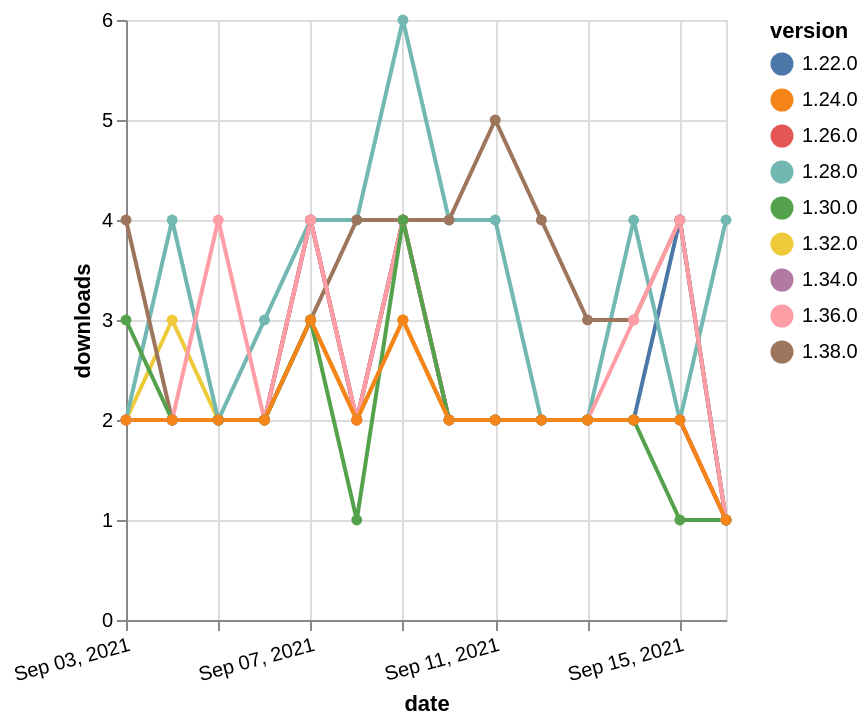

Vega-Lite specification for this chart:
### Vega-Lite specification from a JSON file in a GitHub repository (floating-point values rounded to 4 significant figures)
{"$schema": "https://vega.github.io/schema/vega-lite/v5.json", "description": "A simple bar chart with embedded data.", "data": {"values": [{"date": "2021-09-03", "total": 1016, "delta": 2, "version": "1.34.0"}, {"date": "2021-09-04", "total": 1018, "delta": 2, "version": "1.34.0"}, {"date": "2021-09-05", "total": 1020, "delta": 2, "version": "1.34.0"}, {"date": "2021-09-06", "total": 1022, "delta": 2, "version": "1.34.0"}, {"date": "2021-09-07", "total": 1025, "delta": 3, "version": "1.34.0"}, {"date": "2021-09-08", "total": 1027, "delta": 2, "version": "1.34.0"}, {"date": "2021-09-09", "total": 1030, "delta": 3, "version": "1.34.0"}, {"date": "2021-09-10", "total": 1032, "delta": 2, "version": "1.34.0"}, {"date": "2021-09-11", "total": 1034, "delta": 2, "version": "1.34.0"}, {"date": "2021-09-12", "total": 1036, "delta": 2, "version": "1.34.0"}, {"date": "2021-09-13", "total": 1038, "delta": 2, "version": "1.34.0"}, {"date": "2021-09-14", "total": 1040, "delta": 2, "version": "1.34.0"}, {"date": "2021-09-15", "total": 1042, "delta": 2, "version": "1.34.0"}, {"date": "2021-09-16", "total": 1043, "delta": 1, "version": "1.34.0"}, {"date": "2021-09-03", "total": 1513, "delta": 2, "version": "1.32.0"}, {"date": "2021-09-04", "total": 1516, "delta": 3, "version": "1.32.0"}, {"date": "2021-09-05", "total": 1518, "delta": 2, "version": "1.32.0"}, {"date": "2021-09-06", "total": 1520, "delta": 2, "version": "1.32.0"}, {"date": "2021-09-07", "total": 1523, "delta": 3, "version": "1.32.0"}, {"date": "2021-09-08", "total": 1525, "delta": 2, "version": "1.32.0"}, {"date": "2021-09-09", "total": 1528, "delta": 3, "version": "1.32.0"}, {"date": "2021-09-10", "total": 1530, "delta": 2, "version": "1.32.0"}, {"date": "2021-09-11", "total": 1532, "delta": 2, "version": "1.32.0"}, {"date": "2021-09-12", "total": 1534, "delta": 2, "version": "1.32.0"}, {"date": "2021-09-13", "total": 1536, "delta": 2, "version": "1.32.0"}, {"date": "2021-09-14", "total": 1538, "delta": 2, "version": "1.32.0"}, {"date": "2021-09-15", "total": 1540, "delta": 2, "version": "1.32.0"}, {"date": "2021-09-16", "total": 1541, "delta": 1, "version": "1.32.0"}, {"date": "2021-09-03", "total": 3262, "delta": 2, "version": "1.22.0"}, {"date": "2021-09-04", "total": 3264, "delta": 2, "version": "1.22.0"}, {"date": "2021-09-05", "total": 3266, "delta": 2, "version": "1.22.0"}, {"date": "2021-09-06", "total": 3268, "delta": 2, "version": "1.22.0"}, {"date": "2021-09-07", "total": 3272, "delta": 4, "version": "1.22.0"}, {"date": "2021-09-08", "total": 3274, "delta": 2, "version": "1.22.0"}, {"date": "2021-09-09", "total": 3278, "delta": 4, "version": "1.22.0"}, {"date": "2021-09-10", "total": 3280, "delta": 2, "version": "1.22.0"}, {"date": "2021-09-11", "total": 3282, "delta": 2, "version": "1.22.0"}, {"date": "2021-09-12", "total": 3284, "delta": 2, "version": "1.22.0"}, {"date": "2021-09-13", "total": 3286, "delta": 2, "version": "1.22.0"}, {"date": "2021-09-14", "total": 3288, "delta": 2, "version": "1.22.0"}, {"date": "2021-09-15", "total": 3292, "delta": 4, "version": "1.22.0"}, {"date": "2021-09-16", "total": 3293, "delta": 1, "version": "1.22.0"}, {"date": "2021-09-03", "total": 4168, "delta": 2, "version": "1.28.0"}, {"date": "2021-09-04", "total": 4172, "delta": 4, "version": "1.28.0"}, {"date": "2021-09-05", "total": 4174, "delta": 2, "version": "1.28.0"}, {"date": "2021-09-06", "total": 4177, "delta": 3, "version": "1.28.0"}, {"date": "2021-09-07", "total": 4181, "delta": 4, "version": "1.28.0"}, {"date": "2021-09-08", "total": 4185, "delta": 4, "version": "1.28.0"}, {"date": "2021-09-09", "total": 4191, "delta": 6, "version": "1.28.0"}, {"date": "2021-09-10", "total": 4195, "delta": 4, "version": "1.28.0"}, {"date": "2021-09-11", "total": 4199, "delta": 4, "version": "1.28.0"}, {"date": "2021-09-12", "total": 4201, "delta": 2, "version": "1.28.0"}, {"date": "2021-09-13", "total": 4203, "delta": 2, "version": "1.28.0"}, {"date": "2021-09-14", "total": 4207, "delta": 4, "version": "1.28.0"}, {"date": "2021-09-15", "total": 4209, "delta": 2, "version": "1.28.0"}, {"date": "2021-09-16", "total": 4213, "delta": 4, "version": "1.28.0"}, {"date": "2021-09-03", "total": 3217, "delta": 2, "version": "1.26.0"}, {"date": "2021-09-04", "total": 3219, "delta": 2, "version": "1.26.0"}, {"date": "2021-09-05", "total": 3221, "delta": 2, "version": "1.26.0"}, {"date": "2021-09-06", "total": 3223, "delta": 2, "version": "1.26.0"}, {"date": "2021-09-07", "total": 3227, "delta": 4, "version": "1.26.0"}, {"date": "2021-09-08", "total": 3229, "delta": 2, "version": "1.26.0"}, {"date": "2021-09-09", "total": 3233, "delta": 4, "version": "1.26.0"}, {"date": "2021-09-10", "total": 3235, "delta": 2, "version": "1.26.0"}, {"date": "2021-09-11", "total": 3237, "delta": 2, "version": "1.26.0"}, {"date": "2021-09-12", "total": 3239, "delta": 2, "version": "1.26.0"}, {"date": "2021-09-13", "total": 3241, "delta": 2, "version": "1.26.0"}, {"date": "2021-09-14", "total": 3243, "delta": 2, "version": "1.26.0"}, {"date": "2021-09-15", "total": 3245, "delta": 2, "version": "1.26.0"}, {"date": "2021-09-16", "total": 3246, "delta": 1, "version": "1.26.0"}, {"date": "2021-09-03", "total": 257, "delta": 4, "version": "1.38.0"}, {"date": "2021-09-04", "total": 259, "delta": 2, "version": "1.38.0"}, {"date": "2021-09-05", "total": 261, "delta": 2, "version": "1.38.0"}, {"date": "2021-09-06", "total": 263, "delta": 2, "version": "1.38.0"}, {"date": "2021-09-07", "total": 266, "delta": 3, "version": "1.38.0"}, {"date": "2021-09-08", "total": 270, "delta": 4, "version": "1.38.0"}, {"date": "2021-09-09", "total": 274, "delta": 4, "version": "1.38.0"}, {"date": "2021-09-10", "total": 278, "delta": 4, "version": "1.38.0"}, {"date": "2021-09-11", "total": 283, "delta": 5, "version": "1.38.0"}, {"date": "2021-09-12", "total": 287, "delta": 4, "version": "1.38.0"}, {"date": "2021-09-13", "total": 290, "delta": 3, "version": "1.38.0"}, {"date": "2021-09-14", "total": 293, "delta": 3, "version": "1.38.0"}, {"date": "2021-09-15", "total": 297, "delta": 4, "version": "1.38.0"}, {"date": "2021-09-16", "total": 298, "delta": 1, "version": "1.38.0"}, {"date": "2021-09-03", "total": 808, "delta": 2, "version": "1.36.0"}, {"date": "2021-09-04", "total": 810, "delta": 2, "version": "1.36.0"}, {"date": "2021-09-05", "total": 814, "delta": 4, "version": "1.36.0"}, {"date": "2021-09-06", "total": 816, "delta": 2, "version": "1.36.0"}, {"date": "2021-09-07", "total": 820, "delta": 4, "version": "1.36.0"}, {"date": "2021-09-08", "total": 822, "delta": 2, "version": "1.36.0"}, {"date": "2021-09-09", "total": 826, "delta": 4, "version": "1.36.0"}, {"date": "2021-09-10", "total": 828, "delta": 2, "version": "1.36.0"}, {"date": "2021-09-11", "total": 830, "delta": 2, "version": "1.36.0"}, {"date": "2021-09-12", "total": 832, "delta": 2, "version": "1.36.0"}, {"date": "2021-09-13", "total": 834, "delta": 2, "version": "1.36.0"}, {"date": "2021-09-14", "total": 837, "delta": 3, "version": "1.36.0"}, {"date": "2021-09-15", "total": 841, "delta": 4, "version": "1.36.0"}, {"date": "2021-09-16", "total": 842, "delta": 1, "version": "1.36.0"}, {"date": "2021-09-03", "total": 1669, "delta": 3, "version": "1.30.0"}, {"date": "2021-09-04", "total": 1671, "delta": 2, "version": "1.30.0"}, {"date": "2021-09-05", "total": 1673, "delta": 2, "version": "1.30.0"}, {"date": "2021-09-06", "total": 1675, "delta": 2, "version": "1.30.0"}, {"date": "2021-09-07", "total": 1678, "delta": 3, "version": "1.30.0"}, {"date": "2021-09-08", "total": 1679, "delta": 1, "version": "1.30.0"}, {"date": "2021-09-09", "total": 1683, "delta": 4, "version": "1.30.0"}, {"date": "2021-09-10", "total": 1685, "delta": 2, "version": "1.30.0"}, {"date": "2021-09-11", "total": 1687, "delta": 2, "version": "1.30.0"}, {"date": "2021-09-12", "total": 1689, "delta": 2, "version": "1.30.0"}, {"date": "2021-09-13", "total": 1691, "delta": 2, "version": "1.30.0"}, {"date": "2021-09-14", "total": 1693, "delta": 2, "version": "1.30.0"}, {"date": "2021-09-15", "total": 1694, "delta": 1, "version": "1.30.0"}, {"date": "2021-09-16", "total": 1695, "delta": 1, "version": "1.30.0"}, {"date": "2021-09-03", "total": 4503, "delta": 2, "version": "1.24.0"}, {"date": "2021-09-04", "total": 4505, "delta": 2, "version": "1.24.0"}, {"date": "2021-09-05", "total": 4507, "delta": 2, "version": "1.24.0"}, {"date": "2021-09-06", "total": 4509, "delta": 2, "version": "1.24.0"}, {"date": "2021-09-07", "total": 4512, "delta": 3, "version": "1.24.0"}, {"date": "2021-09-08", "total": 4514, "delta": 2, "version": "1.24.0"}, {"date": "2021-09-09", "total": 4517, "delta": 3, "version": "1.24.0"}, {"date": "2021-09-10", "total": 4519, "delta": 2, "version": "1.24.0"}, {"date": "2021-09-11", "total": 4521, "delta": 2, "version": "1.24.0"}, {"date": "2021-09-12", "total": 4523, "delta": 2, "version": "1.24.0"}, {"date": "2021-09-13", "total": 4525, "delta": 2, "version": "1.24.0"}, {"date": "2021-09-14", "total": 4527, "delta": 2, "version": "1.24.0"}, {"date": "2021-09-15", "total": 4529, "delta": 2, "version": "1.24.0"}, {"date": "2021-09-16", "total": 4530, "delta": 1, "version": "1.24.0"}]}, "width": "container", "mark": {"type": "line", "point": {"filled": true}}, "encoding": {"x": {"field": "date", "type": "temporal", "timeUnit": "yearmonthdate", "title": "date", "axis": {"labelAngle": -15}}, "y": {"field": "delta", "type": "quantitative", "title": "downloads"}, "color": {"field": "version", "type": "nominal"}, "tooltip": {"field": "delta"}}}
